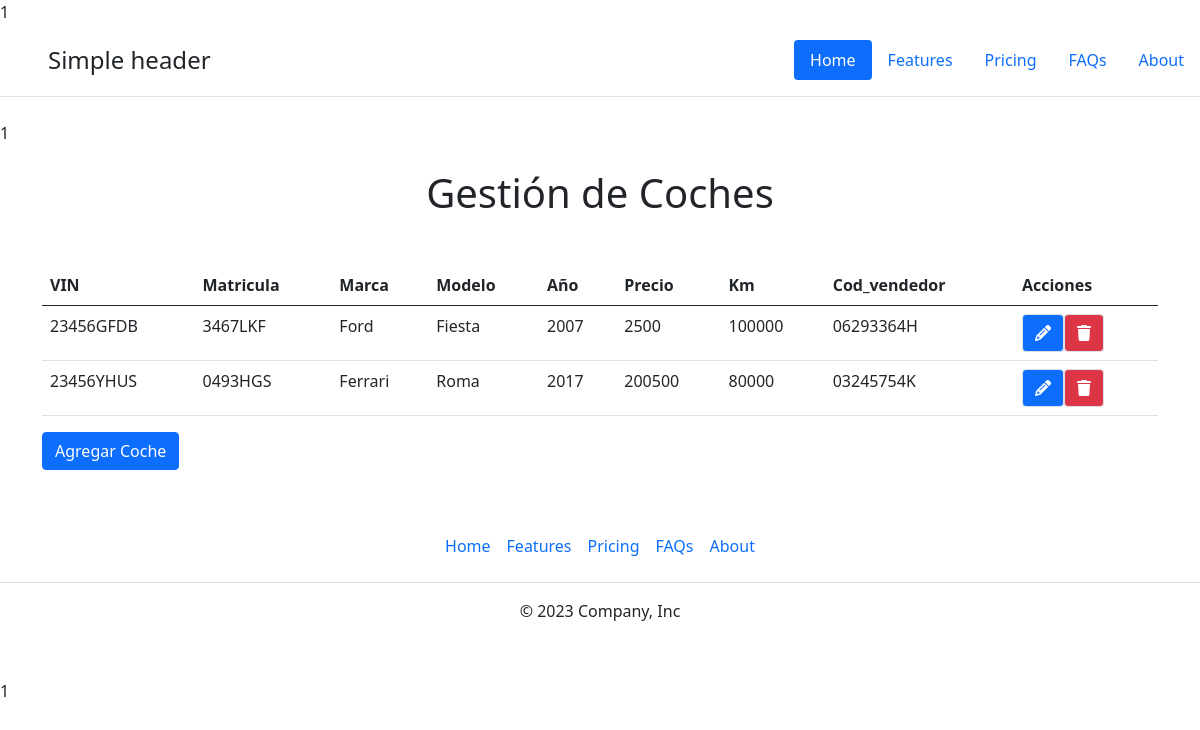
The app's page /pages/gestionCoches.php with its own data.
### tables this page shows
CREATE TABLE `coches` (
  `VIN` varchar(20) NOT NULL,
  `Matricula` varchar(20) DEFAULT NULL,
  `Marca` varchar(20) DEFAULT NULL,
  `Modelo` varchar(20) DEFAULT NULL,
  `Ano` varchar(20) DEFAULT NULL,
  `Precio` int(11) DEFAULT NULL,
  `Km` int(11) DEFAULT NULL,
  `DNI_vendedores` varchar(20) NOT NULL
);

### libraries/conexionPDO.php (called while the page is built, shortened)
<?php
function extraerTablas($sql) {
    try {
        $BD = conexionPDO();
        $cursorSql = $BD->query($sql);
        if ($cursorSql) {
            $tabla = Array();
            foreach ($cursorSql as $row) {
                $tabla[] = $row;
            }
            return $tabla;
        } else {
            echo "Error en la consulta: " . $BD->error;
        }
    } catch (Exception $exc) {
        echo $exc->getMessage();
    }
}

### pages/gestionCoches.php (the view, shortened to what this page needs)
<!DOCTYPE html>
<html lang="es">
<head>
    <?= include $_SERVER['DOCUMENT_ROOT'].'/Aplicacion_funcional_PHP/templates/styleLinks.php' ?>
    <link rel="stylesheet" href="https://cdnjs.cloudflare.com/ajax/libs/font-awesome/6.4.2/css/all.min.css" />
    <?php
        include $_SERVER['DOCUMENT_ROOT'].'/Aplicacion_funcional_PHP/libraries/conexionPDO.php';
    ?>
</head>
<body>
    <?= include $_SERVER['DOCUMENT_ROOT'].'/Aplicacion_funcional_PHP/templates/header.php' ?>
    <div class="container mt-4">
        <h1 class="text-center mb-5">Gestión de Coches</h1>
        <table class="table">
            <thead>
                <tr>
                    <th>VIN</th>
                    <th>Matricula</th>
                    <th>Marca</th>
                    <th>Modelo</th>
                    <th>Año</th>
                    <th>Precio</th>
                    <th>Km</th>
                    <th>Cod_vendedor</th>
                    <th>Acciones</th>
                </tr>
            </thead>
            <tbody>
                <?php
                    $sentencia='SELECT * FROM coches';
                    $tabla=extraerTablas($sentencia);
                    for($i=0;$i< count($tabla);$i++){
                        echo '<tr>
                                <td>'.$tabla[$i][0].'</td>
                                <td>'.$tabla[$i][1].'</td>
                                <td>'.$tabla[$i][2].'</td>
                                <td>'.$tabla[$i][3].'</td>
                                <td>'.$tabla[$i][4].'</td>
                                <td>'.$tabla[$i][5].'</td>
                                <td>'.$tabla[$i][6].'</td>
                                <td>'.$tabla[$i][7].'</td>
                                 <td><a class="btn btn-primary border" href="#"><i class="fa-solid fa-pencil"></i></a><a class="btn btn-danger border" href="#"><i class="fa-solid fa-trash"></i></i></a></td>
                            </tr>';
                    }
                ?>
            </tbody>
        </table>
        <button class="btn btn-primary mb-3" data-toggle="modal" data-target="#agregarCoche">Agregar Coche</button>
    </div>
    <?= include $_SERVER['DOCUMENT_ROOT'].'/Aplicacion_funcional_PHP/templates/footer.php' ?>
</body>
</html>

### templates/styleLinks.php (shortened to what this page needs)
<link href="https://cdn.jsdelivr.net/npm/bootstrap@5.0.2/dist/css/bootstrap.min.css" rel="stylesheet">

### templates/header.php
<header class="d-flex flex-wrap justify-content-center py-3 mb-4 border-bottom">
  <a href="/" class="d-flex align-items-center mb-3 mb-md-0 me-md-auto text-dark text-decoration-none">
    <svg class="bi me-2" width="40" height="32"><use xlink:href="#bootstrap"/></svg>
    <span class="fs-4">Simple header</span>
  </a>
  <ul class="nav nav-pills">
    <li class="nav-item"><a href="#" class="nav-link active" aria-current="page">Home</a></li>
    <li class="nav-item"><a href="#" class="nav-link">Features</a></li>
    <li class="nav-item"><a href="#" class="nav-link">Pricing</a></li>
    <li class="nav-item"><a href="#" class="nav-link">FAQs</a></li>
    <li class="nav-item"><a href="#" class="nav-link">About</a></li>
  </ul>
</header>

### templates/footer.php
<footer class="py-3 my-4">
    <ul class="nav justify-content-center border-bottom pb-3 mb-3">
        <li class="nav-item"><a href="#" class="nav-link px-2 text-body-secondary">Home</a></li>
        <li class="nav-item"><a href="#" class="nav-link px-2 text-body-secondary">Features</a></li>
        <li class="nav-item"><a href="#" class="nav-link px-2 text-body-secondary">Pricing</a></li>
        <li class="nav-item"><a href="#" class="nav-link px-2 text-body-secondary">FAQs</a></li>
        <li class="nav-item"><a href="#" class="nav-link px-2 text-body-secondary">About</a></li>
    </ul>
    <p class="text-center text-body-secondary">&copy; 2023 Company, Inc</p>
</footer>

### records on screen
coches: VIN "23456GFDB", Matricula "3467LKF", Marca "Ford", Modelo "Fiesta", Ano "2007", Precio "2500", Km "100000", DNI_vendedores "06293364H"
coches: VIN "23456YHUS", Matricula "0493HGS", Marca "Ferrari", Modelo "Roma", Ano "2017", Precio "200500", Km "80000", DNI_vendedores "03245754K"
